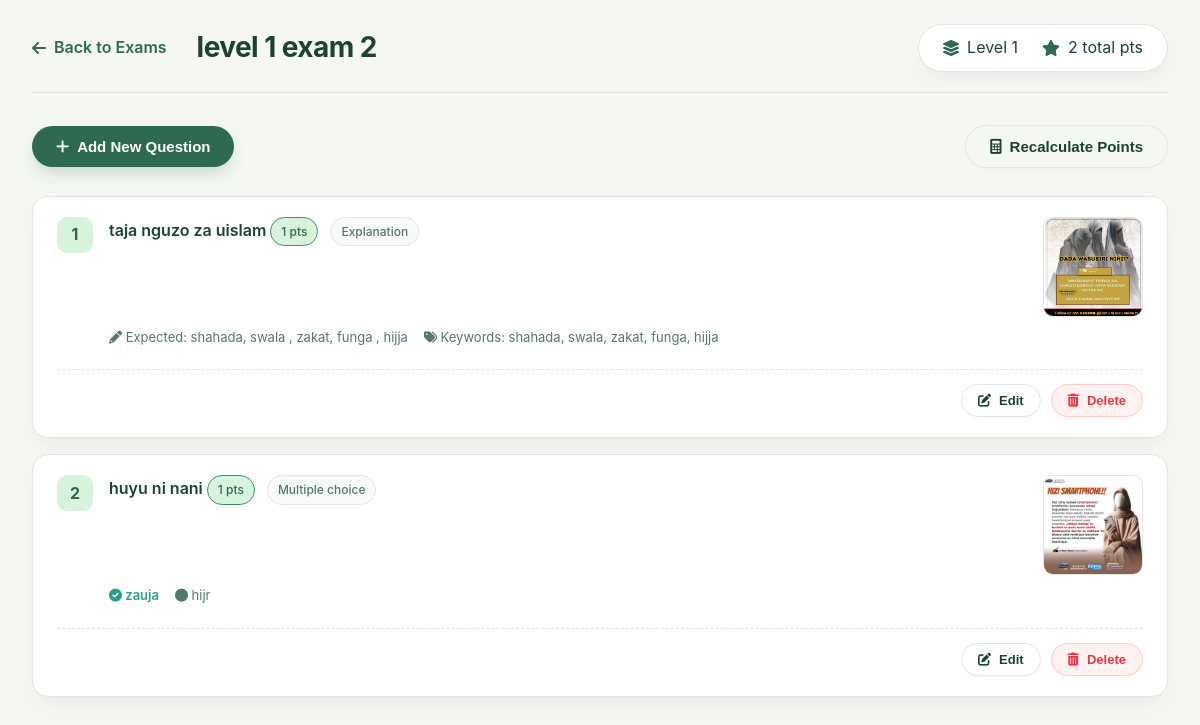
Page /myislam-v2/admin/admin_certification_questions.php?exam_id=2 (signed in) on the committed database.
### tables this page shows
CREATE TABLE `certification_exams` (
  `id` int(11) NOT NULL,
  `title` varchar(255) NOT NULL,
  `description` text DEFAULT NULL,
  `slug` varchar(255) NOT NULL DEFAULT '',
  `month_year` char(7) DEFAULT NULL,
  `certification_type` enum('subject','general') NOT NULL,
  `subject_id` int(11) DEFAULT NULL,
  `level` tinyint(4) NOT NULL COMMENT '1, 2, 3, 4',
  `attempt_sequence` int(11) NOT NULL DEFAULT 1,
  `passing_score` int(11) NOT NULL DEFAULT 70,
  `time_limit_minutes` int(11) NOT NULL DEFAULT 30,
  `status` enum('draft','published') NOT NULL DEFAULT 'published',
  `created_by` int(11) NOT NULL DEFAULT 0,
  `created_at` timestamp NULL DEFAULT current_timestamp(),
  `updated_at` timestamp NULL DEFAULT current_timestamp() ON UPDATE current_timestamp(),
  `start_date` datetime DEFAULT NULL,
  `end_date` datetime DEFAULT NULL,
  `max_attempts_per_level` int(11) NOT NULL DEFAULT 3,
  `retry_delay_hours` int(11) NOT NULL DEFAULT 24
);

CREATE TABLE `certification_exam_questions` (
  `id` int(11) NOT NULL,
  `exam_id` int(11) NOT NULL,
  `question_text` text NOT NULL,
  `question_type` enum('multiple_choice','true_false','explanation') NOT NULL DEFAULT 'multiple_choice',
  `points` int(11) NOT NULL DEFAULT 1,
  `sort_order` int(11) NOT NULL DEFAULT 0,
  `image_path` varchar(255) DEFAULT NULL,
  `explanation` text DEFAULT NULL,
  `expected_answer` text DEFAULT NULL,
  `keywords_json` text DEFAULT NULL
);

CREATE TABLE `certification_exam_question_options` (
  `id` int(11) NOT NULL,
  `question_id` int(11) NOT NULL,
  `option_text` text NOT NULL,
  `image_path` varchar(255) DEFAULT NULL,
  `is_correct` tinyint(1) NOT NULL DEFAULT 0,
  `sort_order` int(11) NOT NULL DEFAULT 0
);

### myislam-v2/admin/admin_certification_questions.php (the view, shortened to what this page needs)
<?php
function e($v): string {
    return htmlspecialchars((string)$v, ENT_QUOTES, 'UTF-8');
}
$conn = db();
$examId = isset($_GET['exam_id']) ? (int)$_GET['exam_id'] : 0;
$stmt = $conn->prepare("SELECT * FROM certification_exams WHERE id = ?");
$stmt->execute([$examId]);
$exam = $stmt->fetch();
$stmt = $conn->prepare("
    SELECT q.*
    FROM certification_exam_questions q
    WHERE q.exam_id = ?
    ORDER BY q.sort_order, q.id
");
$stmt->execute([$examId]);
$questions = $stmt->fetchAll();
$totalStmt = $conn->prepare("SELECT SUM(points) FROM certification_exam_questions WHERE exam_id = ?");
$totalStmt->execute([$examId]);
$totalPoints = $totalStmt->fetchColumn() ?: 0;
?>
<!DOCTYPE html>
<html lang="en">
<head>
    <link rel="stylesheet" href="https://cdnjs.cloudflare.com/ajax/libs/font-awesome/6.0.0-beta3/css/all.min.css">
</head>
<body>
<div class="container">
    <div class="page-header">
        <a href="certification_exams.php" class="back-link"><i class="fas fa-arrow-left"></i> Back to Exams</a>
        <h1 class="page-title"><?= e($exam['title']) ?></h1>
        <div class="exam-meta">
            <span><i class="fas fa-layer-group"></i> Level <?= $exam['level'] ?></span>
            <span><i class="fas fa-star"></i> <?= $totalPoints ?> total pts</span>
        </div>
    </div>
    <div class="action-bar">
        <button class="btn btn-primary" id="addQuestionBtn"><i class="fas fa-plus"></i> Add New Question</button>
        <form id="recalculateForm" method="POST" style="display:inline">
            <button type="submit" class="btn btn-outline" onclick="return confirm('Recalculate total points for this exam?');"><i class="fas fa-calculator"></i> Recalculate Points</button>
        </form>
    </div>
    <div class="questions-container" id="questionsList">
        <?php if (empty($questions)): ?>
            <div class="empty-state">
                <i class="fas fa-file-alt"></i>
                <h3>No questions yet</h3>
                <p>Click "Add New Question" to start building your exam.</p>
            </div>
        <?php else: ?>
            <?php foreach ($questions as $index => $q):
                $optsStmt = $conn->prepare("SELECT * FROM certification_exam_question_options WHERE question_id = ? ORDER BY sort_order");
                $optsStmt->execute([$q['id']]);
                $opts = $optsStmt->fetchAll();
                $questionNumber = $index + 1;
                $displayType = $q['question_type'] ?: 'explanation';
               $keywordsDisplay = '';
if (!empty($q['keywords_json'])) {
    $kw = json_decode($q['keywords_json'], true);
    if (is_array($kw)) {
        $keywordsDisplay = implode(', ', array_column($kw, 'word'));
    }
}
            ?>
            <div class="question-card" data-question-id="<?= $q['id'] ?>">
                <div class="question-header">
                    <div class="question-number"><?= $questionNumber ?></div>
                    <div class="question-content">
                        <div class="question-text-row">
                            <div class="question-text">
                                <?= e($q['question_text']) ?>
                                <span class="badge badge-primary"><?= $q['points'] ?> pts</span>
                                <span class="badge"><?= ucfirst(str_replace('_', ' ', $displayType)) ?></span>
                            </div>
                            <?php if (!empty($q['image_path'])): ?>
                                <img src="../<?= e($q['image_path']) ?>" class="question-image" alt="Question image">
                            <?php endif; ?>
                        </div>
                        <div class="question-meta">
                            <?php if ($displayType === 'multiple_choice'): ?>
                                <?php foreach ($opts as $o): ?>
                                    <span class="<?= $o['is_correct'] ? 'option-correct' : 'option-normal' ?>">
                                        <i class="fas <?= $o['is_correct'] ? 'fa-check-circle' : 'fa-circle' ?>"></i> <?= e($o['option_text']) ?>
                                    </span>
                                <?php endforeach; ?>
                            <?php elseif ($displayType === 'true_false'): ?>
                                <?php $correct = !empty($opts) && $opts[0]['is_correct'] ? 'True' : 'False'; ?>
                                <span><i class="fas fa-check-circle" style="color:var(--success);"></i> Correct: <?= $correct ?></span>
                            <?php else: ?>
                                <span><i class="fas fa-pencil-alt"></i> Expected: <?= e($q['expected_answer'] ?? 'Not set') ?></span>
                                <?php if ($keywordsDisplay): ?>
                                    <span><i class="fas fa-tags"></i> Keywords: <?= e($keywordsDisplay) ?></span>
                                <?php endif; ?>
                            <?php endif; ?>
                        </div>
                    </div>
                </div>
                <div class="card-actions">
                    <button class="btn btn-outline btn-sm edit-question-btn" data-id="<?= $q['id'] ?>"><i class="fas fa-edit"></i> Edit</button>
                    <button class="btn btn-danger btn-sm delete-question-btn" data-id="<?= $q['id'] ?>"><i class="fas fa-trash-alt"></i> Delete</button>
                </div>
            </div>
            <?php endforeach; ?>
        <?php endif; ?>
    </div>
</div>
</body>
</html>

### myislam-v2/admin/admin_certification_questions.php (style rules this page uses)
* { margin:0;padding:0;box-sizing:border-box }
:root { --primary: #2d6a4f; --primary-light: #40916c; --primary-soft: #d8f3dc; --danger: #e63946; --success: #2a9d8f; --warning: #e9c46a; --text-dark: #1b4332; --text-light: #52796f; --text-muted: #6c757d; --bg-page: #f4f7f2; --surface: #ffffff; --surface-2: #f8faf8; --border: #e0e7e0; --shadow: 0 10px 25px -5px rgba(0,0,0,0.05), 0 8px 10px -6px rgba(0,0,0,0.02); --shadow-lg: 0 20px 30px -10px rgba(0,0,0,0.1); --radius: 16px; --radius-sm: 12px; }
body { font-family: 'Inter', system-ui, -apple-system, sans-serif; background: var(--bg-page); color: var(--text-dark); line-height: 1.6; padding: 24px 32px; min-height: 100vh; }
.container { max-width: 1200px; margin: 0 auto; }
.page-header { display: flex; align-items: center; flex-wrap: wrap; gap: 20px 30px; margin-bottom: 32px; padding-bottom: 20px; border-bottom: 1px solid var(--border); }
.back-link { display: flex; align-items: center; gap: 8px; text-decoration: none; color: var(--primary); font-weight: 600; transition: all 0.2s; padding: 8px 0; }
.page-title { font-size: 28px; font-weight: 700; letter-spacing: -0.02em; color: var(--text-dark); }
.exam-meta { margin-left: auto; display: flex; gap: 24px; background: var(--surface); padding: 10px 24px; border-radius: 40px; box-shadow: var(--shadow); border: 1px solid var(--border); }
.exam-meta span { display: flex; align-items: center; gap: 8px; }
.exam-meta i { color: var(--primary); }
.action-bar { display: flex; justify-content: space-between; align-items: center; margin-bottom: 28px; }
.btn { display: inline-flex; align-items: center; gap: 8px; padding: 12px 24px; border-radius: 40px; font-weight: 600; font-size: 15px; border: none; cursor: pointer; transition: all 0.2s ease; text-decoration: none; background: var(--surface); color: var(--text-dark); border: 1px solid var(--border); box-shadow: 0 2px 4px rgba(0,0,0,0.02); }
.btn-primary { background: var(--primary); color: white; border: none; box-shadow: 0 8px 16px -4px rgba(45,106,79,0.25); }
.btn-outline { background: transparent; border: 1px solid var(--border); }
.btn-danger { background: #fff1f0; color: var(--danger); border-color: #ffccc7; }
.btn-sm { padding: 8px 16px; font-size: 13px; }
.questions-container { display: flex; flex-direction: column; gap: 16px; }
.question-card { background: var(--surface); border-radius: var(--radius); border: 1px solid var(--border); padding: 20px 24px; box-shadow: var(--shadow); transition: all 0.2s; }
.question-header { display: flex; align-items: flex-start; gap: 16px; }
.question-number { display: flex; align-items: center; justify-content: center; width: 36px; height: 36px; background: var(--primary-soft); color: var(--primary); border-radius: 10px; font-weight: 700; font-size: 16px; flex-shrink: 0; }
.question-content { flex:1; }
.question-text-row { display: flex; align-items: flex-start; gap: 20px; }
.question-text { font-size: 16px; font-weight: 600; margin-bottom: 8px; flex: 1; }
.question-image { max-width: 160px; max-height: 100px; border-radius: 10px; border: 1px solid var(--border); object-fit: cover; margin-left: auto; }
.badge { background: var(--surface-2); padding: 4px 10px; border-radius: 40px; font-size: 12px; font-weight: 500; color: var(--text-light); border: 1px solid var(--border); display: inline-block; margin-right: 8px; }
.badge-primary { background: var(--primary-soft); color: var(--primary); border-color: var(--primary-light); }
.question-meta { display: flex; gap: 16px; margin: 10px 0 6px; color: var(--text-light); font-size: 13px; flex-wrap: wrap; }
.option-correct { color: var(--success); font-weight: 600; }
.option-normal { color: var(--text-light); }
.card-actions { display: flex; gap: 10px; margin-top: 16px; justify-content: flex-end; border-top: 1px dashed var(--border); padding-top: 14px; }

### rows in the picture
certification_exams: title "level 1 exam 2", level "1"
certification_exam_questions: questionNumber "1", question_text "taja nguzo za uislam", points "1", question_type "Explanation", image_path (picture), expected_answer "shahada, swala , zakat, funga , hijja", keywords_json "shahada, swala, zakat, funga, hijja"
certification_exam_questions: questionNumber "2", question_text "huyu ni nani", points "1", question_type "Multiple choice", image_path (picture)
certification_exam_question_options: is_correct 1 (drawn), option_text "zauja"
certification_exam_question_options: is_correct 0 (drawn), option_text "hijr"

### other values in the picture
$totalPoints "2"
